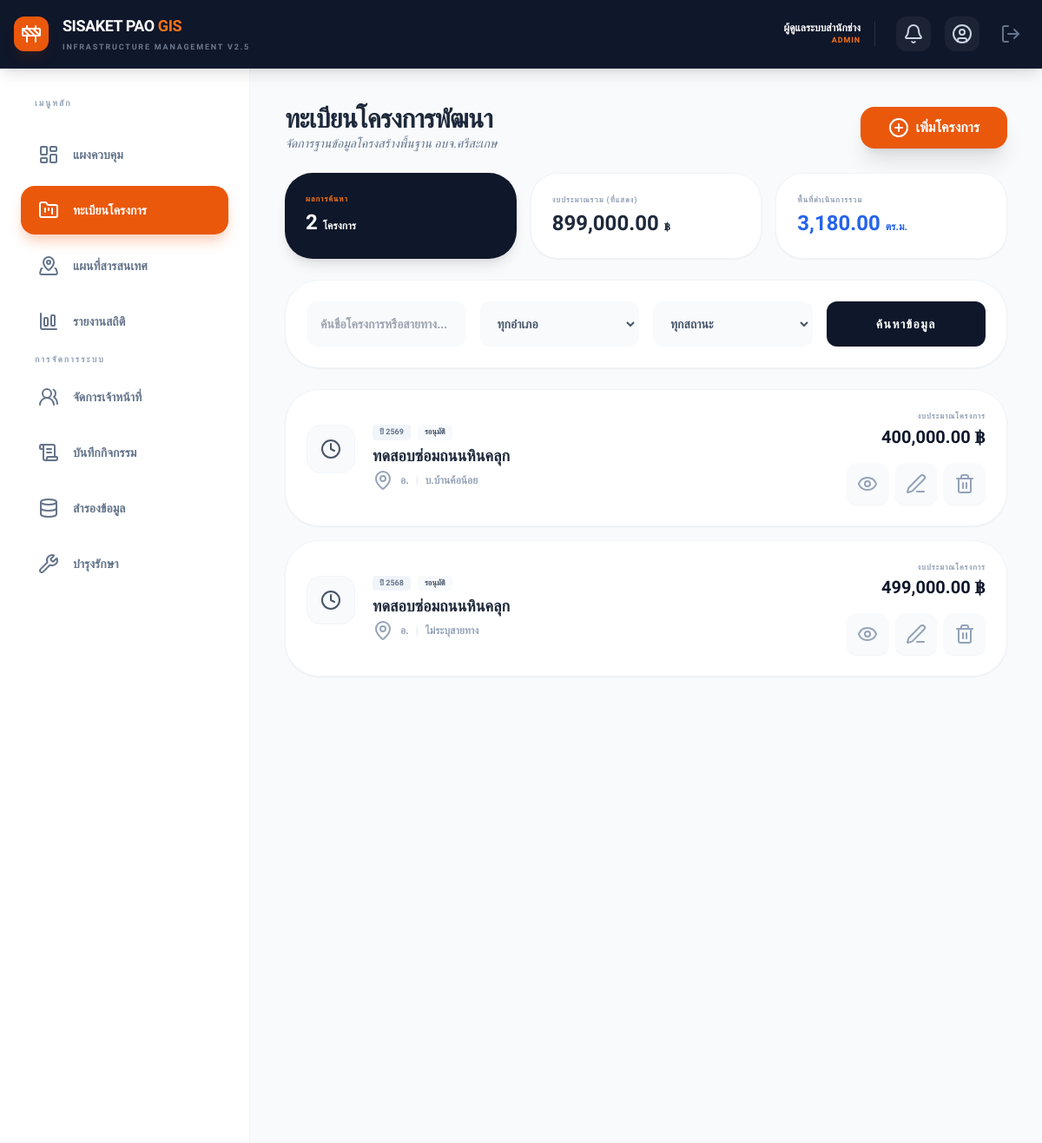
/projects.php (signed in), run on the app's committed database.
### tables this page shows
CREATE TABLE `projects` (
  `id` int(11) NOT NULL,
  `project_name` varchar(255) NOT NULL,
  `route_name` text DEFAULT NULL,
  `infrastructure_type` varchar(100) DEFAULT NULL,
  `fiscal_year` int(11) NOT NULL,
  `district_name` varchar(100) NOT NULL,
  `distance` decimal(10,2) DEFAULT 0.00,
  `width` decimal(10,2) DEFAULT 0.00,
  `has_shoulder` tinyint(1) DEFAULT 0,
  `shoulder_width` decimal(10,2) DEFAULT 0.00,
  `area` decimal(15,2) DEFAULT 0.00,
  `budget_amount` decimal(15,2) DEFAULT 0.00,
  `budget_type` varchar(50) DEFAULT 'statute',
  `supervisor_name` varchar(150) DEFAULT NULL,
  `budget_detail` text DEFAULT NULL,
  `project_image` varchar(255) DEFAULT NULL,
  `start_lat` decimal(11,8) DEFAULT NULL,
  `start_long` decimal(11,8) DEFAULT NULL,
  `end_lat` decimal(11,8) DEFAULT NULL,
  `end_long` decimal(11,8) DEFAULT NULL,
  `status` varchar(50) DEFAULT 'รอนุมัติ',
  `created_by` int(11) DEFAULT NULL,
  `created_at` timestamp NOT NULL DEFAULT current_timestamp()
);

### includes/functions.php (called while the page is built, shortened)
<?php
if (!function_exists('e')) {
    function e($string) {
        return htmlspecialchars($string ?? '', ENT_QUOTES, 'UTF-8');
    }
}
?>

### projects.php (the view, shortened to what this page needs)
<?php
require_once 'config/db.php';
require_once 'includes/functions.php';
$search = $_GET['search'] ?? '';
$query_parts = ["1=1"];
$where_sql = implode(" AND ", $query_parts);
$sql = "SELECT p.*, u.full_name as creator_name
        FROM projects p
        LEFT JOIN users u ON p.created_by = u.id
        WHERE $where_sql
        ORDER BY p.fiscal_year DESC, p.id DESC";
$stmt = $conn->prepare($sql);
$stmt->execute();
$result = $stmt->get_result();
$total_budget = 0;
$total_area = 0;
$project_count = $result->num_rows;
$projects_list = [];
while($row = $result->fetch_assoc()) {
    $total_budget += $row['budget_amount'];
    $total_area += $row['area'];
    $projects_list[] = $row;
}
include 'includes/header.php';
?>
<div class="space-y-6 animate-in fade-in duration-500 pb-20">
    <div class="flex flex-col lg:flex-row justify-between items-start lg:items-center gap-4">
        <div>
            <h2 class="text-3xl font-black text-slate-800 tracking-tight uppercase">ทะเบียนโครงการพัฒนา</h2>
            <p class="text-slate-500 font-medium text-sm italic">จัดการฐานข้อมูลโครงสร้างพื้นฐาน อบจ.ศรีสะเกษ</p>
        </div>
        <div class="flex gap-2 w-full lg:w-auto">
            <a href="add_project.php" class="flex-1 lg:flex-none bg-orange-600 text-white px-8 py-3 rounded-2xl font-bold flex items-center justify-center gap-2 hover:bg-slate-900 transition-all shadow-xl">
                <i data-lucide="plus-circle" size="18"></i> เพิ่มโครงการ
            </a>
        </div>
    </div>
    <div class="grid grid-cols-1 md:grid-cols-3 gap-4">
        <div class="bg-slate-900 p-6 rounded-[2rem] text-white shadow-lg">
            <p class="text-[9px] font-black text-orange-500 uppercase tracking-widest mb-1">ผลการค้นหา</p>
            <h4 class="text-2xl font-black"><?= number_format($project_count) ?> <span class="text-xs">โครงการ</span></h4>
        </div>
        <div class="bg-white p-6 rounded-[2rem] border border-slate-100 shadow-sm">
            <p class="text-[9px] font-black text-slate-400 uppercase tracking-widest mb-1">งบประมาณรวม (ที่แสดง)</p>
            <h4 class="text-2xl font-black text-slate-800"><?= number_format($total_budget, 2) ?> <span class="text-xs">฿</span></h4>
        </div>
        <div class="bg-white p-6 rounded-[2rem] border border-slate-100 shadow-sm">
            <p class="text-[9px] font-black text-slate-400 uppercase tracking-widest mb-1">พื้นที่ดำเนินการรวม</p>
            <h4 class="text-2xl font-black text-blue-600"><?= number_format($total_area, 2) ?> <span class="text-xs">ตร.ม.</span></h4>
        </div>
    </div>
    <div class="bg-white p-6 rounded-[2.5rem] shadow-sm border border-slate-100">
        <form method="GET" class="grid grid-cols-1 md:grid-cols-4 gap-4">
            <input type="text" name="search" value="<?= e($search) ?>" placeholder="ค้นชื่อโครงการหรือสายทาง..."
                   class="w-full p-3.5 bg-slate-50 border-2 border-transparent rounded-xl outline-none focus:border-orange-500 transition-all font-bold text-sm">
            <select name="district" class="p-3.5 bg-slate-50 border-2 border-transparent rounded-xl outline-none focus:border-orange-500 font-bold text-slate-600 text-sm">
                <option value="">ทุกอำเภอ</option>
            </select>
            <select name="status" class="p-3.5 bg-slate-50 border-2 border-transparent rounded-xl outline-none focus:border-orange-500 font-bold text-slate-600 text-sm">
                <option value="">ทุกสถานะ</option>
            </select>
            <button type="submit" class="bg-slate-900 text-white rounded-xl font-black hover:bg-orange-600 transition-all text-sm uppercase tracking-widest">
                ค้นหาข้อมูล
            </button>
        </form>
    </div>
    <div class="space-y-4">
        <?php if ($project_count > 0): ?>
            <?php foreach($projects_list as $row):
                $status_config = [
                    'รอดำเนินการ' => ['color' => 'slate', 'icon' => 'clock'],
                    'กำลังดำเนินการ' => ['color' => 'orange', 'icon' => 'play-circle'],
                    'เสร็จสิ้น' => ['color' => 'emerald', 'icon' => 'check-circle-2'],
                    'มีการเปลี่ยนแปลงหรือแก้ไข' => ['color' => 'rose', 'icon' => 'alert-circle']
                ];
                $cfg = $status_config[$row['status']] ?? $status_config['รอดำเนินการ'];
            ?>
            <div class="bg-white p-6 rounded-[2.5rem] shadow-sm border border-slate-100 hover:shadow-xl transition-all group overflow-hidden relative">
                <div class="flex flex-col md:flex-row justify-between items-start md:items-center gap-6">
                    <div class="flex items-start gap-5 flex-1 overflow-hidden">
                        <div class="w-14 h-14 rounded-2xl bg-<?= $cfg['color'] ?>-50 text-<?= $cfg['color'] ?>-600 flex items-center justify-center shrink-0 border border-<?= $cfg['color'] ?>-100">
                            <i data-lucide="<?= $cfg['icon'] ?>" size="28"></i>
                        </div>
                        <div class="overflow-hidden">
                            <div class="flex items-center gap-2 mb-1">
                                <span class="text-[9px] font-black uppercase bg-slate-100 px-2 py-0.5 rounded text-slate-500">ปี <?= $row['fiscal_year'] ?></span>
                                <span class="text-[9px] font-black uppercase text-<?= $cfg['color'] ?>-600 bg-<?= $cfg['color'] ?>-50 px-2 py-0.5 rounded"><?= e($row['status']) ?></span>
                            </div>
                            <h3 class="text-lg font-black text-slate-800 truncate group-hover:text-orange-600 transition-colors"><?= e($row['project_name']) ?></h3>
                            <p class="text-xs text-slate-400 font-bold mt-0.5 flex items-center gap-2">
                                <i data-lucide="map-pin" size="12"></i>
                                <span>อ.<?= e($row['district_name']) ?></span>
                                <span class="text-slate-200">|</span>
                                <span class="truncate"><?= e($row['route_name'] ?: 'ไม่ระบุสายทาง') ?></span>
                            </p>
                        </div>
                    </div>
                    <div class="flex flex-row md:flex-col items-center md:items-end justify-between w-full md:w-auto gap-4 pt-4 md:pt-0 border-t md:border-t-0 border-slate-50">
                        <div class="text-left md:text-right">
                            <p class="text-[9px] font-black text-slate-400 uppercase tracking-widest mb-0.5">งบประมาณโครงการ</p>
                            <p class="text-xl font-black text-slate-900"><?= number_format($row['budget_amount'], 2) ?> ฿</p>
                        </div>
                        <div class="flex gap-2">
                            <a href="view_project.php?id=<?= $row['id'] ?>" class="p-3 bg-slate-50 text-slate-400 hover:bg-blue-600 hover:text-white rounded-xl transition-all shadow-sm">
                                <i data-lucide="eye" size="18"></i>
                            </a>
                            <a href="edit_project.php?id=<?= $row['id'] ?>" class="p-3 bg-slate-50 text-slate-400 hover:bg-orange-600 hover:text-white rounded-xl transition-all shadow-sm">
                                <i data-lucide="edit-3" size="18"></i>
                            </a>
                            <?php if($_SESSION['role'] === 'admin'): ?>
                            <a href="delete_project.php?id=<?= $row['id'] ?>"
                               onclick="return confirm('คุณแน่ใจหรือไม่ที่จะลบโครงการนี้? ข้อมูลพิกัดและไฟล์แนบจะถูกลบออกถาวร')"
                               class="p-3 bg-slate-50 text-slate-400 hover:bg-rose-600 hover:text-white rounded-xl transition-all shadow-sm">
                                <i data-lucide="trash-2" size="18"></i>
                            </a>
                            <?php endif; ?>
                        </div>
                    </div>
                </div>
            </div>
            <?php endforeach; ?>
        <?php endif; ?>
    </div>
</div>
<?php include 'includes/footer.php'; ?>

### includes/header.php (shortened to what this page needs)
<?php
require_once 'includes/functions.php';
$current_page = basename($_SERVER['PHP_SELF']);
?>
<!DOCTYPE html>
<html lang="th">
<head>
    <script src="https://cdn.tailwindcss.com"></script>
    <link rel="stylesheet" href="https://unpkg.com/leaflet@1.9.4/dist/leaflet.css" />
</head>
<body class="bg-slate-50 text-slate-900">
    <header class="bg-slate-900 text-white shadow-lg p-4 sticky top-0 z-[1000] border-b border-white/5">
        <div class="flex justify-between items-center max-w-[1600px] mx-auto">
            <div class="flex items-center gap-4">
                <div class="bg-orange-600 p-2 rounded-xl text-white shadow-lg shadow-orange-900/20">
                    <i data-lucide="construction" size="24"></i>
                </div>
                <div>
                    <h1 class="text-sm md:text-lg font-black leading-none uppercase tracking-tight">SISAKET PAO <span class="text-orange-500">GIS</span></h1>
                    <p class="text-[9px] text-slate-400 mt-1 uppercase tracking-[0.2em] font-black opacity-70">Infrastructure Management v2.5</p>
                </div>
            </div>
            <div class="flex items-center gap-6">
                <div class="hidden md:flex flex-col text-right pr-4 border-r border-white/10">
                    <p class="text-xs font-black text-white"><?= e($_SESSION['full_name']) ?></p>
                    <p class="text-[9px] text-orange-500 font-black uppercase tracking-widest"><?= strtoupper($_SESSION['role']) ?></p>
                </div>
                <div class="flex items-center gap-4">
                    <a href="notifications.php" class="relative group p-2 bg-white/5 hover:bg-orange-600 rounded-xl transition-all" title="การแจ้งเตือน">
                        <i data-lucide="bell" size="20" class="text-slate-300 group-hover:text-white"></i>
                    </a>
                    <a href="profile.php" class="p-2 bg-white/5 hover:bg-white/10 rounded-xl transition-all text-slate-300 hover:text-white" title="ข้อมูลส่วนตัว"><i data-lucide="user-circle" size="20"></i></a>
                    <a href="logout.php" class="p-2 text-slate-500 hover:text-red-500 transition-colors" title="ออกจากระบบ" onclick="return confirm('ยืนยันการออกจากระบบ?')"><i data-lucide="log-out" size="20"></i></a>
                </div>
            </div>
        </div>
    </header>
    <div class="flex max-w-[1600px] mx-auto w-full min-h-[calc(100vh-80px)]">
        <aside class="hidden lg:flex flex-col w-72 bg-white border-r border-slate-100 p-6 space-y-2 shrink-0 h-[calc(100vh-80px)] sticky top-[80px] overflow-y-auto">
            <p class="text-[10px] font-black text-slate-400 uppercase tracking-[0.2em] ml-4 mb-4 mt-2">เมนูหลัก</p>
            <a href="index.php" class="flex items-center gap-4 px-5 py-4 rounded-2xl font-bold text-sm transition-all <?= $current_page == 'index.php' ? 'nav-active' : 'text-slate-500 hover:bg-orange-50 hover:text-orange-600' ?>">
                <i data-lucide="layout-dashboard" size="18"></i> แผงควบคุม
            </a>
            <a href="projects.php" class="flex items-center gap-4 px-5 py-4 rounded-2xl font-bold text-sm transition-all <?= ($current_page == 'projects.php' || $current_page == 'view_project.php' || $current_page == 'edit_project.php' || $current_page == 'add_project.php') ? 'nav-active' : 'text-slate-500 hover:bg-orange-50 hover:text-orange-600' ?>">
                <i data-lucide="folder-kanban" size="18"></i> ทะเบียนโครงการ
            </a>
            <a href="map_full.php" class="flex items-center gap-4 px-5 py-4 rounded-2xl font-bold text-sm transition-all <?= $current_page == 'map_full.php' ? 'nav-active' : 'text-slate-500 hover:bg-orange-50 hover:text-orange-600' ?>">
                <i data-lucide="map-pinned" size="18"></i> แผนที่สารสนเทศ
            </a>
            <a href="reports.php" class="flex items-center gap-4 px-5 py-4 rounded-2xl font-bold text-sm transition-all <?= $current_page == 'reports.php' ? 'nav-active' : 'text-slate-500 hover:bg-orange-50 hover:text-orange-600' ?>">
                <i data-lucide="bar-chart-big" size="18"></i> รายงานสถิติ
            </a>
            <?php if($_SESSION['role'] === 'admin'): ?>
            <p class="text-[10px] font-black text-slate-400 uppercase tracking-[0.2em] ml-4 mb-4 mt-8">การจัดการระบบ</p>
            <a href="users.php" class="flex items-center gap-4 px-5 py-4 rounded-2xl font-bold text-sm transition-all <?= ($current_page == 'users.php' || $current_page == 'edit_user.php' || $current_page == 'add_user.php') ? 'nav-active' : 'text-slate-500 hover:bg-orange-50 hover:text-orange-600' ?>">
                <i data-lucide="users-2" size="18"></i> จัดการเจ้าหน้าที่
            </a>
            <a href="activity_logs.php" class="flex items-center gap-4 px-5 py-4 rounded-2xl font-bold text-sm transition-all <?= $current_page == 'activity_logs.php' ? 'nav-active' : 'text-slate-500 hover:bg-orange-50 hover:text-orange-600' ?>">
                <i data-lucide="scroll-text" size="18"></i> บันทึกกิจกรรม
            </a>
            <a href="backup.php" class="flex items-center gap-4 px-5 py-4 rounded-2xl font-bold text-sm transition-all <?= $current_page == 'backup.php' ? 'nav-active' : 'text-slate-500 hover:bg-orange-50 hover:text-orange-600' ?>">
                <i data-lucide="database" size="18"></i> สำรองข้อมูล
            </a>
            <a href="system_maintenance.php" class="flex items-center gap-4 px-5 py-4 rounded-2xl font-bold text-sm transition-all <?= $current_page == 'system_maintenance.php' ? 'nav-active' : 'text-slate-500 hover:bg-orange-50 hover:text-orange-600' ?>">
                <i data-lucide="wrench" size="18"></i> บำรุงรักษา
            </a>
            <?php endif; ?>
        </aside>
        <main class="flex-1 p-4 lg:p-10 overflow-x-hidden">

### includes/footer.php (shortened to what this page needs)
</main>
    </div>
</body>
</html>

### includes/header.php (style rules this page uses)
body { font-family: 'Sarabun', sans-serif; }
.nav-active { background: #ea580c; color: white !important; box-shadow: 0 10px 15px -3px rgba(234, 88, 12, 0.3); }

### data on the page
projects: fiscal_year "2569", status "รอนุมัติ", project_name "ทดสอบซ่อมถนนหินคลุก", route_name "บ.บ้านค้อน้อย", budget_amount "400,000.00"
projects: fiscal_year "2568", status "รอนุมัติ", project_name "ทดสอบซ่อมถนนหินคลุก", route_name "ไม่ระบุสายทาง", budget_amount "499,000.00"

### other printed values
$_SESSION['full_name'] "ผู้ดูแลระบบสำนักช่าง"
$_SESSION['role'] "ADMIN"
$project_count "2"
$total_budget "899,000.00"
$total_area "3,180.00"
